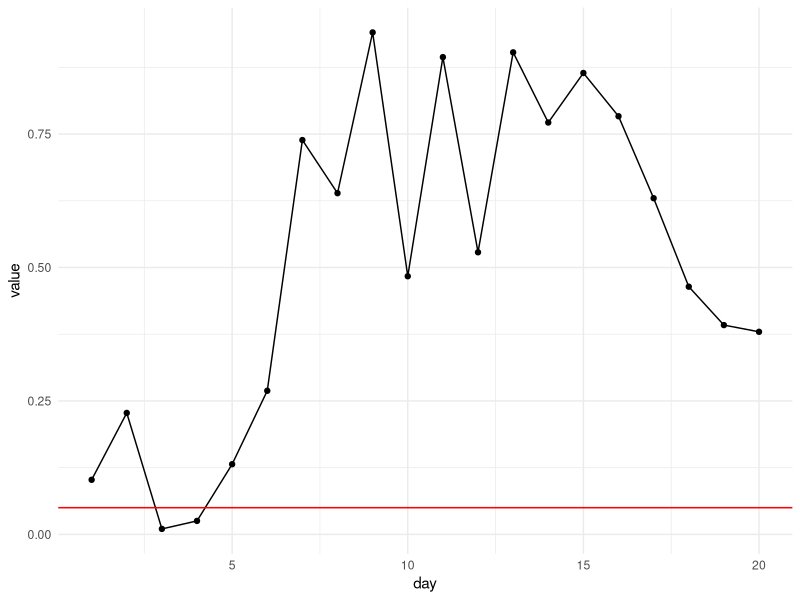
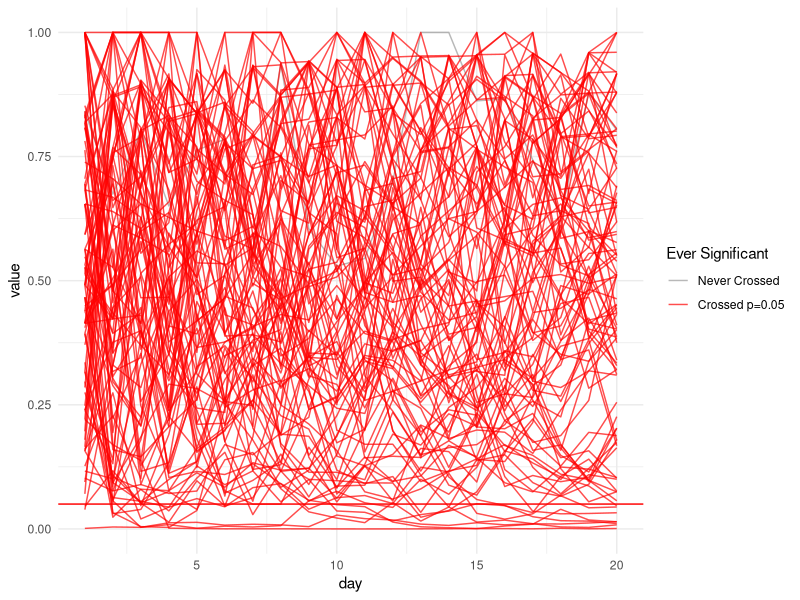

These charts were generated, in order, by the following R code:
## ---- chunk 1
#| echo: false
#| warning: false 

library(tidyverse)
library(ggplot2)
theme_set(theme_minimal())
## ---- chunk 2
# set random seed 
set.seed(57)
# simulate daily clicks 
clicks_A_daily <- rbinom(20, size = 10000, prob = 0.001)
clicks_B_daily <- rbinom(20, size = 10000, prob = 0.001)
# calculate cumulative clicks 
clicks_A_cum <- cumsum(clicks_A_daily)
clicks_B_cum <- cumsum(clicks_B_daily)

impressions_cum <- (1:20) * 10000

# loop and calculate p-value for each day 
p_values_cum <- numeric(20)

for (d in 1:20) {
  k_A <- clicks_A_cum[d]
  k_B <- clicks_B_cum[d]
  n_total <- d * 10000
  
  observed_data <- matrix(
    c(k_A, n_total - k_A,
      k_B, n_total - k_B), 
    nrow = 2, 
    byrow = TRUE
  )
  
  test_result <- chisq.test(observed_data, correct = FALSE)
  
  p_values_cum[d] <- test_result$p.value
}

# p_values_cum
## ---- chunk 3
df <- p_values_cum %>% as_tibble() %>% 
  mutate(day = 1:20)

df %>% ggplot(aes(x = day, y = value)) + 
  geom_line() + 
  geom_point() + 
  geom_hline(yintercept = 0.05, color = "red")
## ---- chunk 4
#| code-fold: true 
# define function for simulation 
sim_one_day <- function(i){
  # simulate daily clicks 
  clicks_A_daily <- rbinom(20, size = 10000, prob = 0.001)
  clicks_B_daily <- rbinom(20, size = 10000, prob = 0.001)
  # calculate cumulative clicks 
  clicks_A_cum <- cumsum(clicks_A_daily)
  clicks_B_cum <- cumsum(clicks_B_daily)
  
  impressions_cum <- (1:20) * 10000
  
  # loop and calculate p-value for each day 
  p_values_cum <- numeric(20)
  
  for (d in 1:20) {
    k_A <- clicks_A_cum[d]
    k_B <- clicks_B_cum[d]
    n_total <- d * 10000
    
    observed_data <- matrix(
      c(k_A, n_total - k_A,
        k_B, n_total - k_B), 
      nrow = 2, 
      byrow = TRUE
    )
    
    test_result <- chisq.test(observed_data, correct = FALSE)
    
    p_values_cum[d] <- test_result$p.value
  }
  
  p_values_cum %>% as_tibble(.) %>% 
    mutate(day = 1:20, 
           exp_id = i)
}

total_sim_df <- data.frame()

for (i in 1:100){
  total_sim_df <- rbind(total_sim_df, sim_one_day(i))
}

total_sim_df <- total_sim_df %>% group_by(exp_id) %>% 
  mutate(ever_sig = any(value <= 0.5)) %>% 
  ungroup(.)

total_sim_df %>% group_by(ever_sig) %>% count(.)

total_sim_df %>% ggplot(aes(x = day, y = value, group=exp_id, color = ever_sig)) + 
  geom_line(alpha = 0.7) + 
  scale_color_manual(
        name = "Ever Significant",
        values = c("TRUE" = "red", "FALSE" = "gray60"),
        labels = c("TRUE" = "Crossed p=0.05", "FALSE" = "Never Crossed")
    ) +
  geom_hline(yintercept = 0.05, color = "red")
